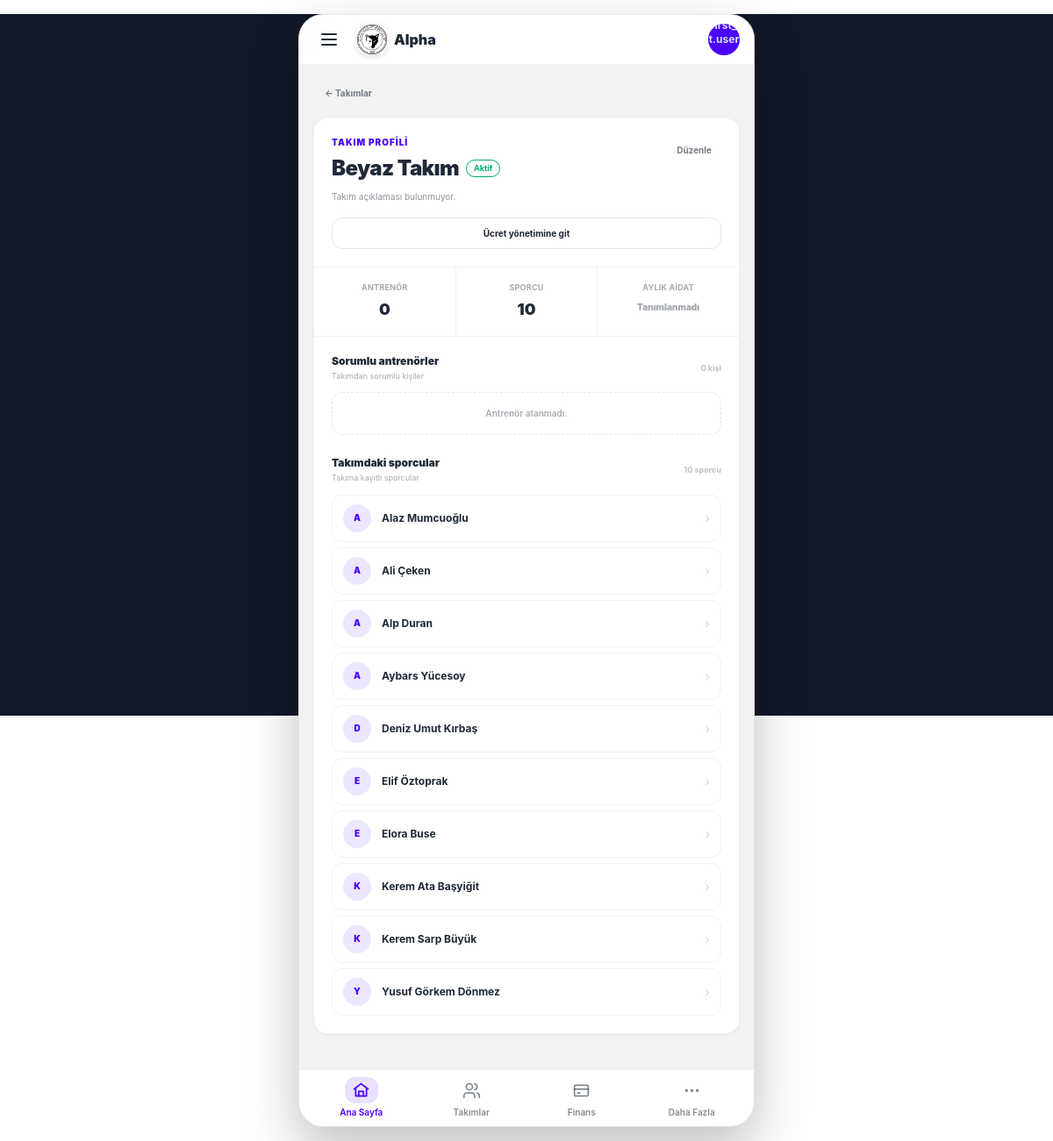
The app's page /teams/16/ (signed in), older data.
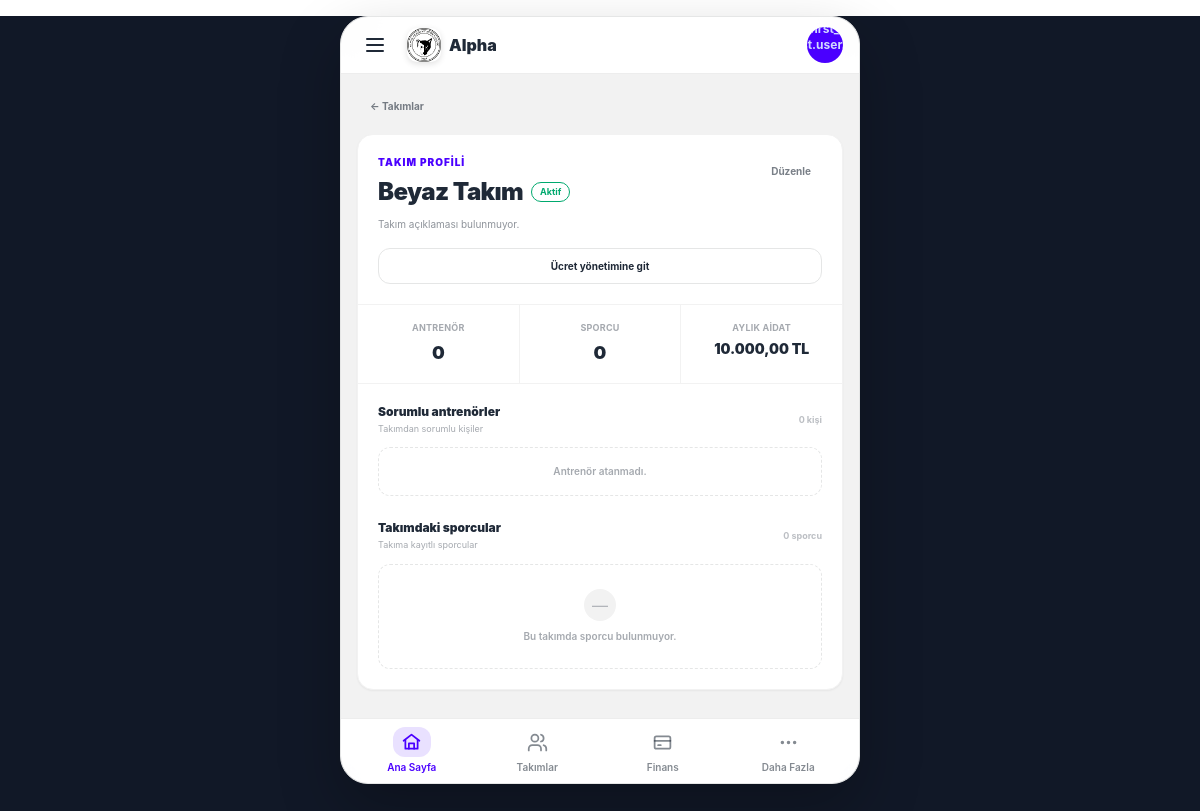
The same page, newer data.
### teams/models.py (models this page shows, shortened)
class Team(models.Model):
    name = models.CharField(max_length=100, verbose_name="Takım / Grup Adı")
    description = models.TextField(blank=True, null=True, verbose_name="Açıklama / Yaş Grubu")
    coaches = models.ManyToManyField(
        settings.AUTH_USER_MODEL,
        blank=True,
        limit_choices_to={'role__in': ['coach', 'club_admin']},
        related_name='assigned_teams',
        verbose_name="Sorumlu Antrenörler"
    )
    is_active = models.BooleanField(default=True, verbose_name="Aktif mi?")
    created_at = models.DateTimeField(auto_now_add=True)
    class Meta:
        verbose_name = "Takım"
        verbose_name_plural = "Takımlar"

### athletes/models.py (models this page shows, shortened)
class Athlete(models.Model):
    GENDER_CHOICES = (
        ('M', 'Erkek'),
        ('F', 'Kadın'),
    )
    parent = models.CharField(max_length=150, verbose_name="Veli")
    parent_phone = models.CharField(max_length=20, blank=True, default='', verbose_name="Veli Telefonu")
    parent_email = models.EmailField(blank=True, default='', verbose_name="Veli E-postası")
    first_name = models.CharField(max_length=50, verbose_name="Ad")
    last_name = models.CharField(max_length=50, verbose_name="Soyad")
    phone_number = models.CharField(max_length=20, blank=True, default='', verbose_name="Sporcu Telefonu")
    tc_identity = models.CharField(max_length=11, unique=True, blank=True, null=True, verbose_name="T.C. Kimlik No")
    birth_date = models.DateField(verbose_name="Doğum Tarihi")
    gender = models.CharField(max_length=1, choices=GENDER_CHOICES, verbose_name="Cinsiyet")
    school = models.CharField(max_length=100, blank=True, null=True, verbose_name="Okul")
    license_number = models.CharField(max_length=50, blank=True, null=True, verbose_name="Lisans No")
    joined_date = models.DateField(verbose_name="Kulübe Katılım Tarihi")
    photo = models.ImageField(upload_to='athlete_photos/', blank=True, null=True, verbose_name="Fotoğraf")
    is_active = models.BooleanField(default=False, verbose_name="Aktif Sporcu mu?")
    created_at = models.DateTimeField(auto_now_add=True)
    team = models.ForeignKey(
        Team,
        on_delete=models.SET_NULL,
        null=True,
        blank=True,
        related_name='athletes',
        verbose_name="Bağlı Olduğu Takım"
    )
    custom_fee = models.DecimalField(
        max_digits=10,
        decimal_places=2,
        null=True,
        blank=True,
        verbose_name="Özel Aidat Tutar (TL)",
        help_text="Boş bırakılırsa takımın varsayılan aidatı uygulanır. Burslu için 0 girebilirsiniz."
    )
    discount_percentage = models.DecimalField(
        max_digits=5,
        decimal_places=2,
        null=True,
        blank=True,
        verbose_name="İndirim Yüzdesi",
        help_text="Boş bırakılırsa indirim uygulanmaz."
    )
    regular_payment_day = models.PositiveBigIntegerField(
        null=True,
        blank=True,
        verbose_name="Düzenli Ödeme Günü"
    )
    class Meta:
        verbose_name = "Sporcu"
        verbose_name_plural = "Sporcular"
        ordering = ['first_name', 'last_name']
    def get_full_name(self):
        return f"{self.first_name} {self.last_name}"

### finance/models.py (models this page shows)
class TeamFeeHistory(models.Model):
    team = models.ForeignKey(Team, on_delete=models.CASCADE, related_name='fee_histories')
    monthly_fee = models.DecimalField(max_digits=10, decimal_places=2)
    start_date = models.DateField(help_text="Fiyatın geçerli olmaya başladığı tarih")
    end_date = models.DateField(null=True, blank=True, help_text="Boş ise halen geçerlidir")
    class Meta:
        ordering = ['-start_date']

### teams/views.py (the view)
# urls.py: path('<int:pk>/', views.team_detail, name='team-detail'),
@login_required
def team_detail(request, pk):
	team = get_object_or_404(
		Team.objects.prefetch_related('coaches', 'athletes', 'fee_histories'),
		pk=pk,
	)
	return render(request, 'team/team_detail.html', {'team': team})

### templates/team/team_detail.html (shortened to what the changed rows need)
{% extends "base.html" %}
{% block content %}
<div class="w-full space-y-3">
    <section class="overflow-hidden rounded-2xl border border-base-200 bg-base-100 shadow-sm">
        <div class="border-b border-base-200 p-4 sm:p-5">
            <div class="flex items-start justify-between gap-3">
                <div class="min-w-0 flex-1">
                    <p class="text-[10px] font-black uppercase tracking-widest text-primary">
                        Takım profili
                    </p>
                    <div class="mt-1.5 flex min-w-0 items-center gap-2">
                        <h1 class="truncate text-xl font-black tracking-tight sm:text-2xl">
                            {{ team.name }}
                        </h1>
                        {% if team.is_active %}
                            <span class="badge badge-success badge-outline h-5 min-h-0 shrink-0 px-2 text-[9px] font-bold">
                                Aktif
                            </span>
                        {% else %}
                            <span class="badge badge-ghost h-5 min-h-0 shrink-0 px-2 text-[9px] font-bold">
                                Pasif
                            </span>
                        {% endif %}
                    </div>
                    <p class="mt-2 text-[10px] leading-relaxed text-base-content/50">
                        {{ team.description|default:'Takım açıklaması bulunmuyor.' }}
                    </p>
                </div>
            </div>
        </div>
        <div class="grid grid-cols-3 gap-px border-b border-base-200 bg-base-200">
            <div class="bg-base-100 px-2 py-4 text-center">
                <p class="text-[9px] font-bold uppercase tracking-wide text-base-content/40">
                    Antrenör
                </p>
                <p class="mt-1 text-lg font-black">
                    {{ team.coaches.count|floatformat:0 }}
                </p>
            </div>
            <div class="bg-base-100 px-2 py-4 text-center">
                <p class="text-[9px] font-bold uppercase tracking-wide text-base-content/40">
                    Sporcu
                </p>
                <p class="mt-1 text-lg font-black">
                    {{ team.athletes.count|floatformat:0 }}
                </p>
            </div>
            <div class="bg-base-100 px-2 py-4 text-center">
                <p class="text-[9px] font-bold uppercase tracking-wide text-base-content/40">
                    Aylık aidat
                </p>
                <p class="mt-1 truncate text-sm font-black">
                    {% with active_fee=team.fee_histories.first %}
                        {% if active_fee %}
                            {{ active_fee.monthly_fee|floatformat:2 }} TL
                        {% else %}
                            <span class="text-[10px] text-base-content/40">
                                Tanımlanmadı
                            </span>
                        {% endif %}
                    {% endwith %}
                </p>
            </div>
        </div>
        <div class="p-4 sm:p-5">
            <div>
                <div class="flex items-center justify-between">
                    <div>
                        <h2 class="text-xs font-black text-base-content">
                            Sorumlu antrenörler
                        </h2>
                        <p class="mt-0.5 text-[9px] text-base-content/40">
                        </p>
                    </div>
                    <span class="text-[9px] font-bold text-base-content/30">
                        {{ team.coaches.count }} kişi
                    </span>
                </div>
            </div>
            <div class="mt-6">
                <div class="flex items-center justify-between">
                    <div>
                        <h2 class="text-xs font-black text-base-content">
                            Takımdaki sporcular
                        </h2>
                        <p class="mt-0.5 text-[9px] text-base-content/40">
                        </p>
                    </div>
                    <span class="text-[9px] font-bold text-base-content/30">
                        {{ team.athletes.count }} sporcu
                    </span>
                </div>
                <div class="mt-3 space-y-1.5">
                    {% for athlete in team.athletes.all %}
                        <a
                            href="{% url 'athlete-manage-detail' athlete.pk %}"
                            class="group flex items-center gap-3 rounded-xl border border-base-200 bg-base-100 px-3 py-2.5 transition-all hover:border-primary/30 hover:bg-base-200/30 active:scale-[.99]">
                            <div class="grid h-8 w-8 shrink-0 place-items-center rounded-full bg-primary/10 text-[10px] font-black text-primary">
                                {{ athlete.get_full_name|slice:":1"|upper }}
                            </div>
                            <div class="min-w-0 flex-1">
                                <p class="truncate text-xs font-bold text-base-content">
                                    {{ athlete.get_full_name }}
                                </p>
                            </div>
                            <span class="shrink-0 text-sm text-base-content/20 transition-transform group-hover:translate-x-0.5">
                                ›
                            </span>
                        </a>
                    {% empty %}
                        <div class="rounded-xl border border-dashed border-base-300 px-3 py-6 text-center">
                            <div class="mx-auto mb-2 grid h-8 w-8 place-items-center rounded-full bg-base-200 text-base-content/30">
                                —
                            </div>
                            <p class="text-[10px] font-semibold text-base-content/40">
                                Bu takımda sporcu bulunmuyor.
                            </p>
                        </div>
                    {% endfor %}
                </div>
            </div>
        </div>
    </section>
</div>
{% endblock %}

Row changes from the older to the newer data that the page shows:
no longer on this page (row edited): Athlete: get_full_name "A", get_full_name "Alaz Mumcuoğlu"
no longer on this page (row edited): Athlete: get_full_name "A", get_full_name "Ali Çeken"
no longer on this page (row edited): Athlete: get_full_name "A", get_full_name "Alp Duran"
no longer on this page (row edited): Athlete: get_full_name "A", get_full_name "Aybars Yücesoy"
no longer on this page (row edited): Athlete: get_full_name "D", get_full_name "Deniz Umut Kırbaş"
no longer on this page (row edited): Athlete: get_full_name "E", get_full_name "Elif Öztoprak"
no longer on this page (row edited): Athlete: get_full_name "E", get_full_name "Elora Buse"
no longer on this page (row edited): Athlete: get_full_name "K", get_full_name "Kerem Ata Başyiğit"
no longer on this page (row edited): Athlete: get_full_name "K", get_full_name "Kerem Sarp Büyük"
no longer on this page (row edited): Athlete: get_full_name "Y", get_full_name "Yusuf Görkem Dönmez"
computed for Team "Beyaz Takım": athletes.count "10" → "0"
added TeamFeeHistory: monthly_fee "10.000,00"
Text that changed along with them:
text no longer shown: "Tanımlanmadı"
text now shown: "TL — Bu takımda sporcu bulunmuyor."
